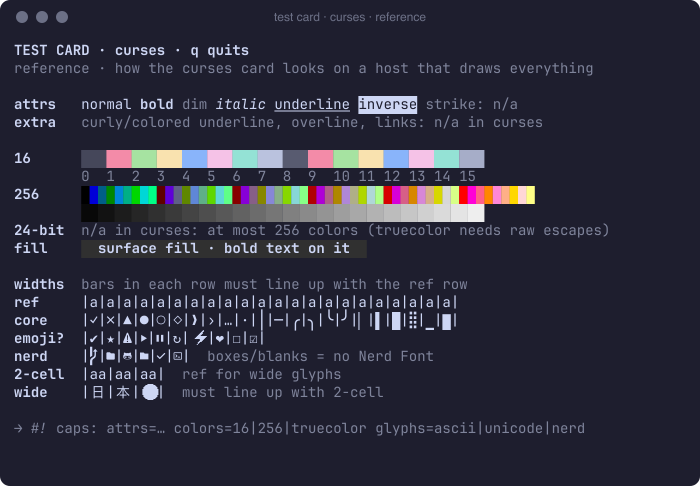
#> input picture assets/test-card/curses--reference.png, 1400 x 972 px (shown at 1/2 size)
$ python -i prep_screenshot.py   (imports and definitions only)
#> lines starting #> are read from the running program, lines starting #| are printed output that depends on the picture; after the words box and inside, x2 and y2 are one past the last pixel; in counts of white or black regions, pixels touching at a corner belong together
#!/usr/bin/env -S uv run --script
# /// script
# requires-python = ">=3.11"
# dependencies = ["pillow>=10.1", "numpy>=1.26"]
# ///
"""prep_screenshot.py - Screenshot preprocessing: turn a terminal screenshot into a measured cell grid
plus model-ready images (plain, margin-ruler, per-region crops). Pixels only; nothing is sharpened,
quantized, JPEG-encoded or generatively upscaled (Lanczos resampling only).

Pipeline:
  1 normalize   RGB, strip alpha, crop window chrome when detectable (outer margin, traffic-light title bar)
  2 detect      bg = modal color; row pitch = Fourier comb over the row-gradient profile (6-80 px);
                column pitch = anchor line (--anchor-line) | exact count (--cols) | aspect-window comb (provisional);
                origin = phase of the ink-mass profile (cell edge, not ink bbox)
  3 budget      pass1 scaled to >= 8 px/cell width within the long-edge budget (1568); tiled into
                overlapping column halves (2-cell overlap) when it cannot fit
  4 outputs     grid.json, pass1[-N].png, pass1-ruler[-N].png, region-<id>.png / region-<id>-ruler.png

All pixel coordinates in grid.json refer to the ORIGINAL input image; cell coordinates are 0-based.
"""
from __future__ import annotations

import argparse
import json
import math
import sys
from pathlib import Path

try:
    import numpy as np
    from PIL import Image, ImageDraw, ImageFont
except ImportError as e:  # pragma: no cover
    print(f"missing dependency ({e.name}); run with: uv run prep_screenshot.py ...", file=sys.stderr)
    sys.exit(2)

EPILOG = """\
examples:
  uv run prep_screenshot.py shot.png -o out/                       # detect grid, write pass1 + ruler
  uv run prep_screenshot.py shot.png --cols 120 --rows 30 -o out/  # known terminal size: exact counts
  uv run prep_screenshot.py shot.png --anchor-line '3:│ Services (6) ────────│' -o out/
  uv run prep_screenshot.py shot.png --cols 120 --rows 30 --regions regions.json -o out/

regions.json: a bare list [{"id": "r1", "bbox": {"x": 0, "y": 1, "w": 32, "h": 21}}, ...] (cells, 0-based) or
the describer pass-1 object {"regions": [{"id", "bbox", "children": [...]}]}; crops are cut per leaf region.
--anchor-line ROW:TEXT  ROW = 0-based row index on the grid printed in pass1-ruler.png, TEXT = a verbatim run
of that row (any part of it, >= 4 cells, spaces count). Matched as a template (ink where TEXT has glyphs,
none where it has spaces) to get the column pitch, then refined on the whole image.
Exit: 0 ok, 1 grid not detectable, 2 usage/environment error.
"""

ASPECT_LO, ASPECT_HI = 0.40, 0.68      # cell width / height of monospace fonts (derived: Menlo 0.515)
INK_THRESH = 60                         # L1 distance from bg that counts as ink for the profiles
MARGIN_FONT_PX = 11


# ----------------------------------------------------------------------------- helpers
def modal_color(a: np.ndarray) -> np.ndarray:
    packed = (a[..., 0].astype(np.int64) << 16) | (a[..., 1].astype(np.int64) << 8) | a[..., 2]
    vals, counts = np.unique(packed, return_counts=True)
    v = int(vals[counts.argmax()])
    return np.array([(v >> 16) & 255, (v >> 8) & 255, v & 255], dtype=np.int64)


def hexc(c) -> str:
    return "#%02x%02x%02x" % tuple(int(x) for x in c)


def load_rgb(path: str) -> np.ndarray:
    im = Image.open(path)
#> im is the input picture: PIL image 1400x972 P; mean R, G, B, A 44.8, 44.9, 59.8, 254.9
    if im.mode in ("RGBA", "LA", "P"):
        im = im.convert("RGBA")
        opaque = np.asarray(im)[..., 3] > 250
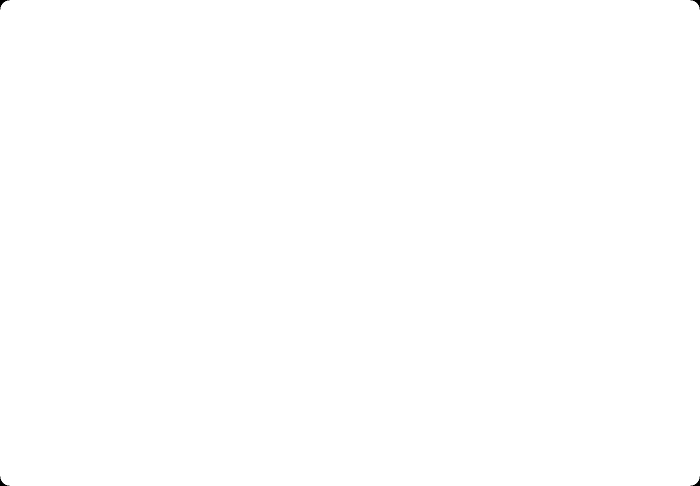
#> opaque: shape (972, 1400) bool (shown at 1/2 size); 100% white; 4 black regions, box (x1, y1, x2, y2) and area: (0, 0, 19, 19) 102, (1381, 0, 1400, 19) 102, (0, 953, 19, 972) 102, (1381, 953, 1400, 972) 102
        base = modal_color(np.asarray(im.convert("RGB"))[opaque]) if opaque.any() else np.array([0, 0, 0])
#> in modal_color, `vals, counts = np.unique(packed, return_counts=True)`: vals = 249 values from 0 to 16777095; counts = 249 values, max 1159002 at index 20, min 36 at index 9, mean 5463.4
#> in modal_color, `v = int(vals[counts.argmax()])`: v = 1973806
#> base = [30, 30, 46]
        bg = Image.new("RGBA", im.size, tuple(int(x) for x in base) + (255,))
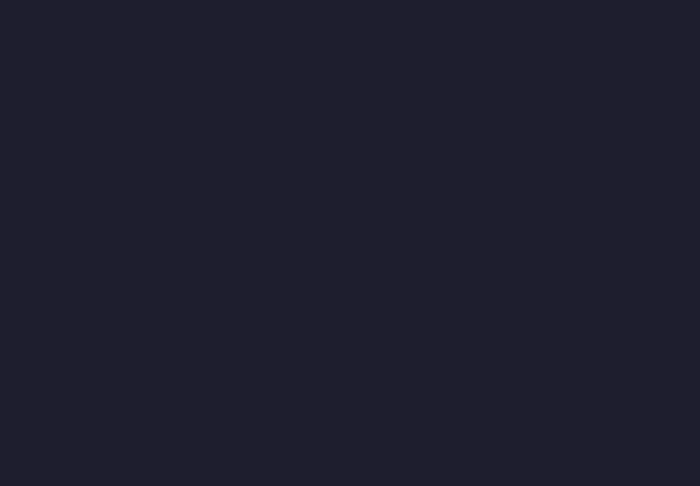
#> bg: PIL image 1400x972 RGBA (shown at 1/2 size); mean R, G, B, A 30, 30, 46, 255
        im = Image.alpha_composite(bg, im)
#> im: PIL image 1400x972 RGBA
    return np.asarray(im.convert("RGB")).astype(np.uint8)


# [106 lines left out: functions display_width, crop_chrome, mask_corners, isolated_title_band, title_band_candidate, not called in this run]


# ----------------------------------------------------------------------------- 2 grid detection
def ink_mask(a: np.ndarray, bg: np.ndarray) -> np.ndarray:
    return (np.abs(a.astype(np.int64) - bg).sum(2) > INK_THRESH)


# [143 lines left out: functions spectrum, refine_peak, comb_period, phase_origin, column_pitch_comb, column_peak_mag and 2 more, not called in this run]


def octave_related(a: float, b: float, tol: float = 0.12) -> bool:
    r = max(a, b) / min(a, b)
    return abs(r - 2.0) < 2.0 * tol


# [23 lines left out: function pick_row_pitch, not called in this run]


ANCHOR_OK = 0.6          # normalised template score above which an anchor match is trusted
ANCHOR_MIN = 0.35


# [424 lines left out: functions anchored_pitch, advice, detect_grid, font, lanczos, add_ruler and 6 more, not called in this run]


# [2 lines not run here, left out]

>>> result = load_rgb('../assets/test-card/curses--reference.png')
